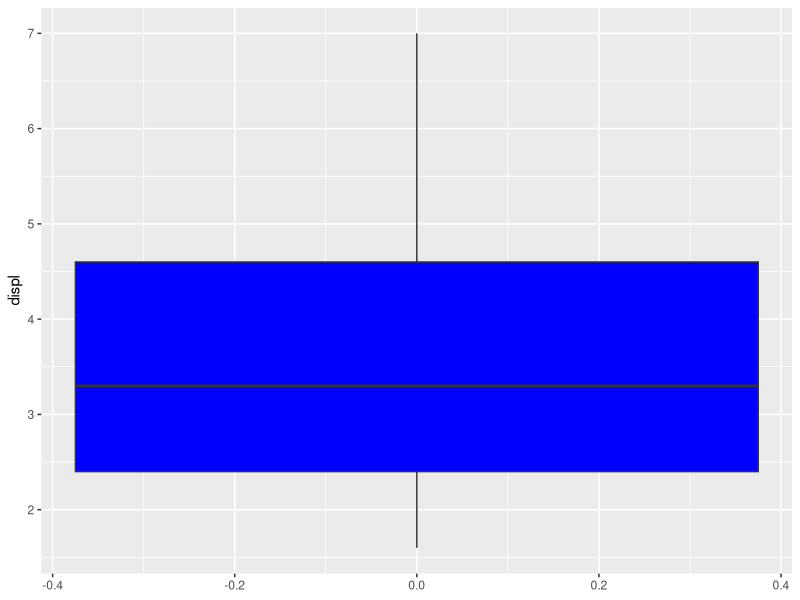
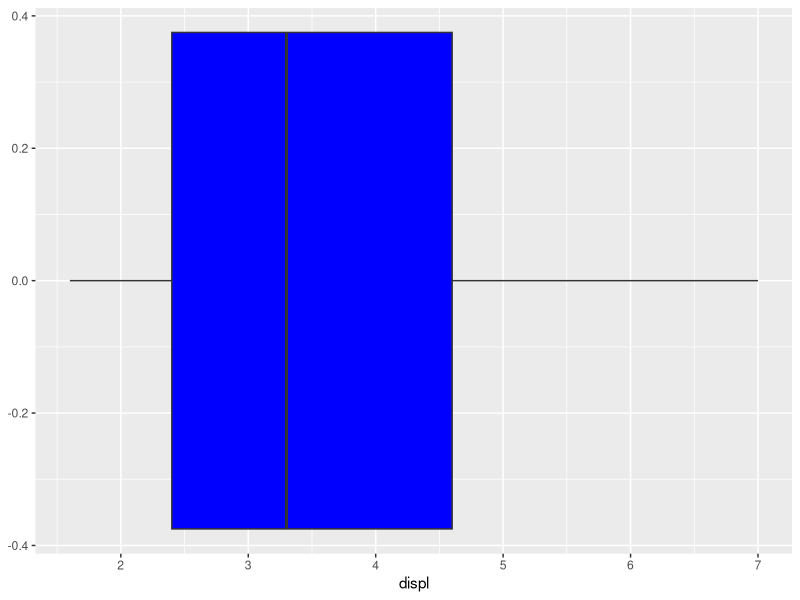

Reproduce these figures in R, in order.
# Miles Matthews

# The data source is the mpg table

library(tidyverse)
head(mpg)
summary(mpg$displ)
ggplot(data = mpg, mapping = aes(y = displ))+
geom_boxplot(fill = "blue")
ggplot(data = mpg, mapping = aes(x = displ))+
geom_boxplot(fill = "blue")
